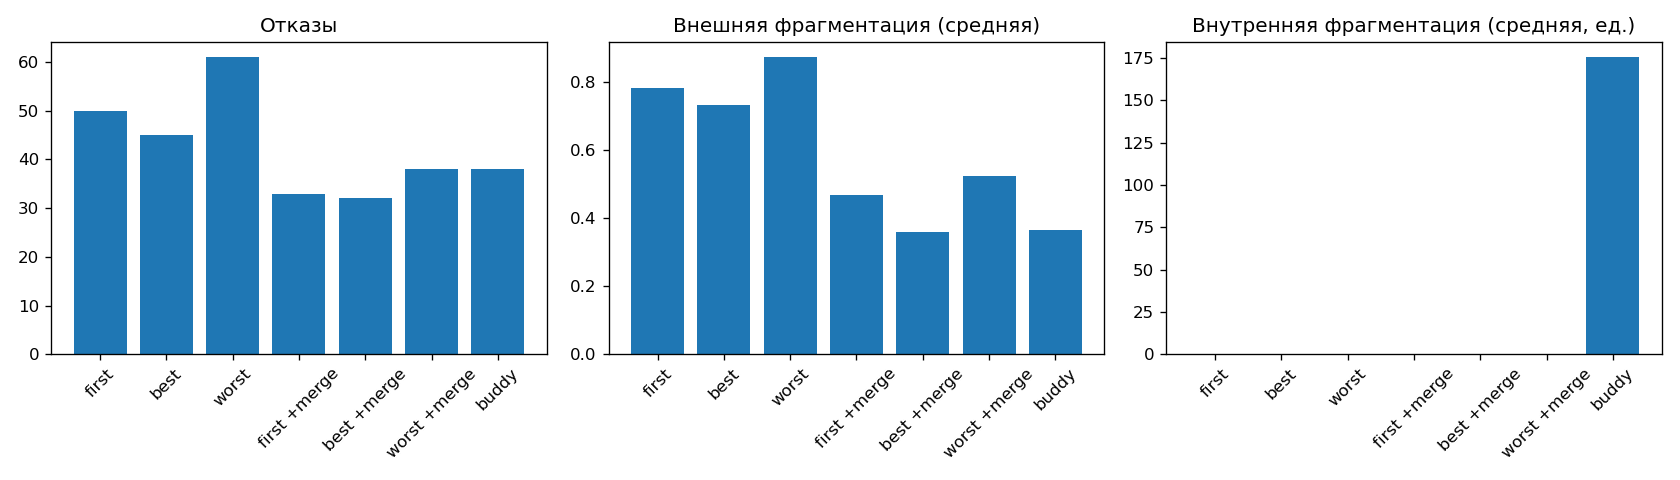

Write the Python code that produced this figure.
from memsim import MemoryManager, load
from buddy import Buddy

ops = load("ops2.txt")


def simulate(make, alloc, free, stats):
    m, ext, internal = make(), [], []
    for cmd, pid, *rest in ops:
        alloc(m, pid, rest[0]) if cmd == "alloc" else free(m, pid)
        tot, mx, extra = stats(m)
        ext.append(1 - mx / tot if tot else 0)
        internal.append(extra)
    return m.refused, sum(ext) / len(ext), sum(internal) / len(internal)


rows = []
for merge in (False, True):
    for s in ["first", "best", "worst"]:
        r, e, i = simulate(lambda: MemoryManager(s, coalesce=merge),
                           MemoryManager.alloc, MemoryManager.free,
                           lambda m: (*m.stats()[:2], 0))
        rows.append((f"{s}{' +merge' if merge else ''}", r, e, i))
r, e, i = simulate(Buddy, Buddy.alloc, Buddy.release, Buddy.stats)
rows.append(("buddy", r, e, i))

print(f"{'подход':<16}{'отказов':>8}{'внешняя фр.':>13}{'внутренняя':>12}")
for n, r, e, i in rows:
    print(f"{n:<16}{r:>8}{e:>13.2f}{i:>12.0f}")

import matplotlib
matplotlib.use("Agg")
import matplotlib.pyplot as plt

names = [r[0] for r in rows]
fig, ax = plt.subplots(1, 3, figsize=(14, 4))
for a, k, t in zip(ax, (1, 2, 3), ("Отказы", "Внешняя фрагментация (средняя)", "Внутренняя фрагментация (средняя, ед.)")):
    a.bar(names, [r[k] for r in rows])
    a.set_title(t)
    a.tick_params(axis="x", rotation=45)
plt.tight_layout()
plt.savefig("compare.png", dpi=120)
print("график: compare.png")
